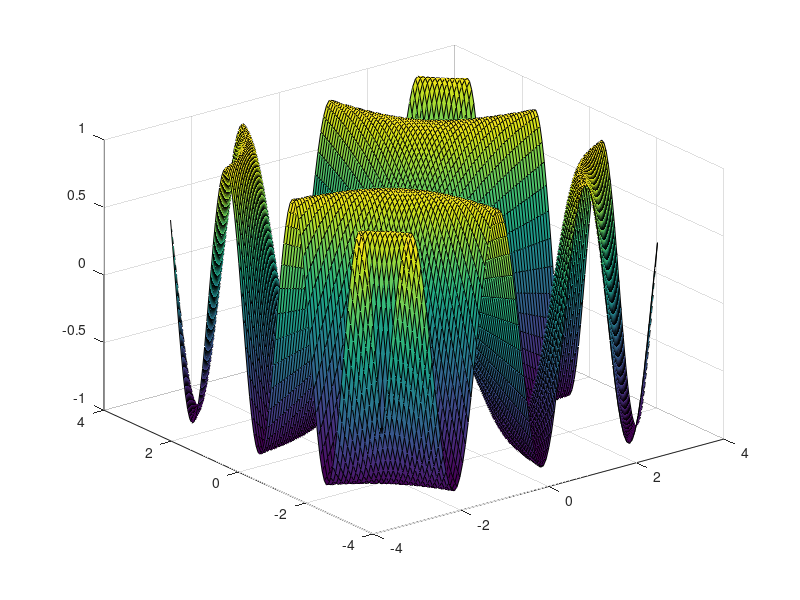
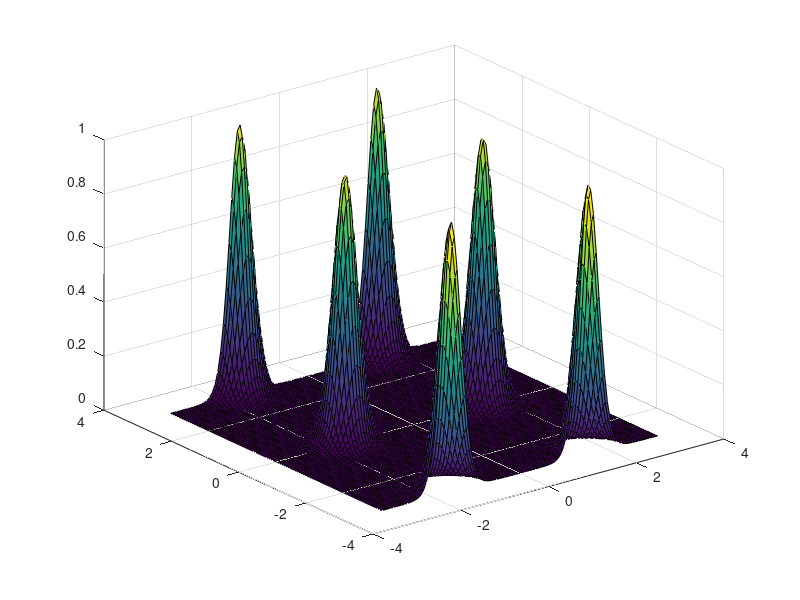
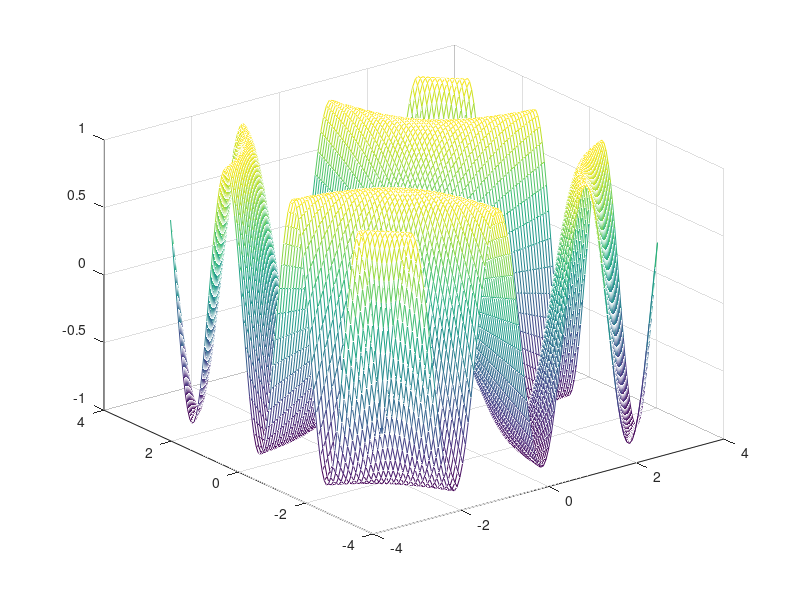
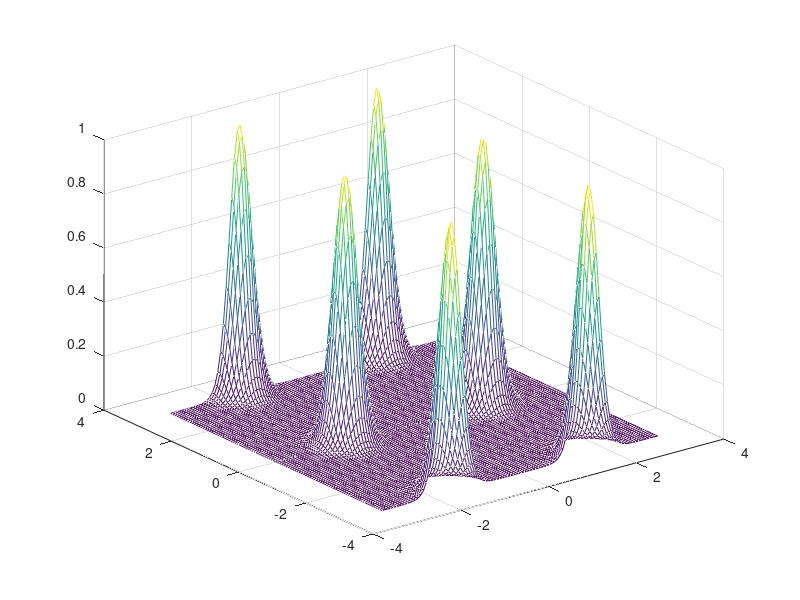

MATLAB code to generate these figures, in order:
%% More Mesh Plotting

x = linspace(-pi, +pi, 100);
y = x;

x_c = linspace(0, 2*pi, 100);
y_c = linspace(0, 2*pi, 100);

x1 = cos(x_c);
y1 = sin(y_c);

[X, Y] = meshgrid(x, y);
[X1, Y1] = meshgrid(x1, y1);

Z = sin(X.*Y);
Z1 = exp(-10.*(X1.^2+Y1.^2));

figure(12);
surf(X, Y, Z);

figure(13);
surf(X, Y, Z1);

figure(14);
mesh(X, Y, Z);

figure(15);
mesh(X, Y, Z1);
